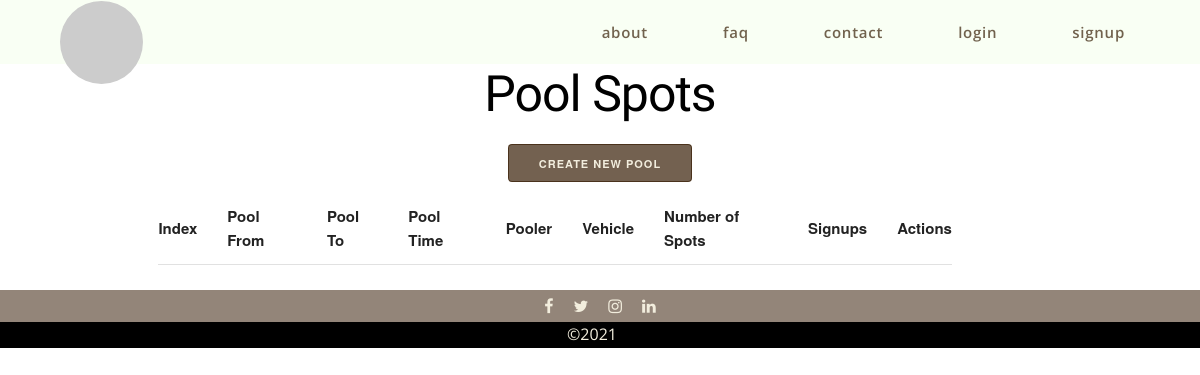
Before: /pool/ with the older database file.
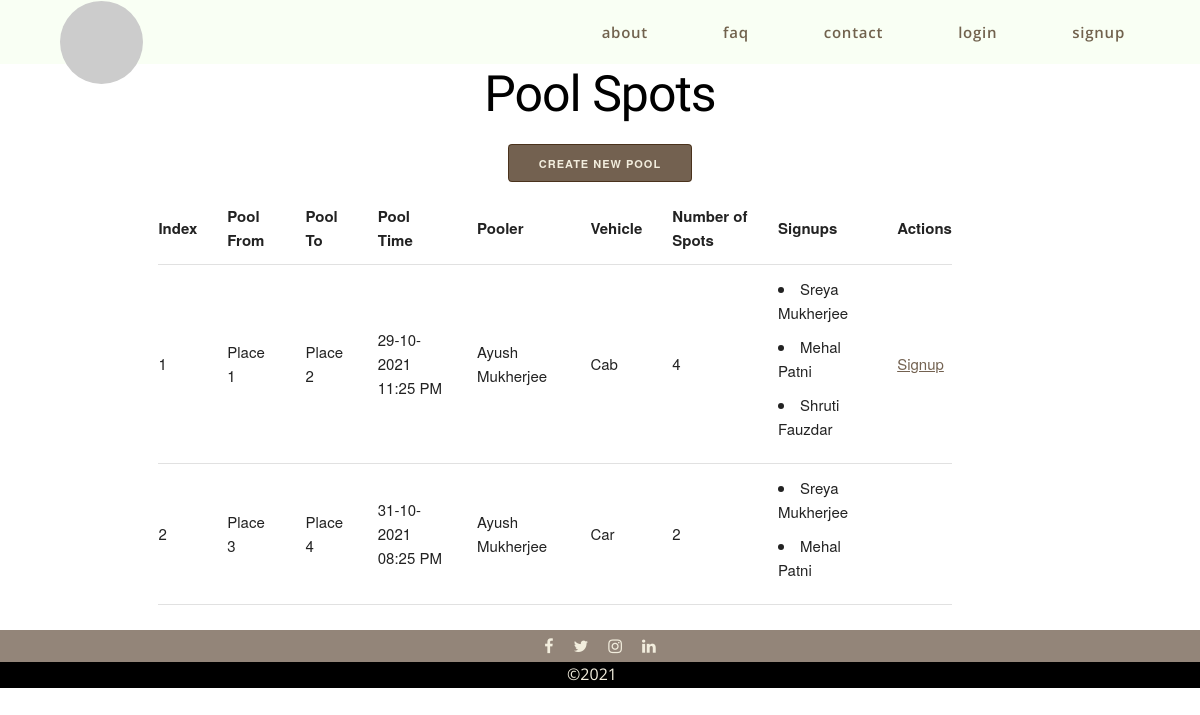
After: the same page with the newer database file.
### suslab/users/models.py (models this page shows, shortened)
class ProductBase(db.Model):
    __abstract__ = True
    id = db.Column(db.Integer, primary_key=True)
    date_created = db.Column(db.DateTime, default=db.func.current_timestamp())
    date_modified = db.Column(db.DateTime, default=db.func.current_timestamp(),
                              onupdate=db.func.current_timestamp())

class Pool(ProductBase):
    __tablename__ = 'pools'
    from_ = db.Column(db.String(32), nullable=False)
    to_ = db.Column(db.String(32), nullable=False)
    time = db.Column(db.DateTime, nullable=False)
    vehicle = db.Column(db.String(32), nullable=False)
    spots = db.Column(db.Integer, nullable=False)
    pooler_id = db.Column(db.Integer, db.ForeignKey('poolers.id'))
    pooler = db.relationship('Pooler', backref=db.backref('pools'))
    signups = db.relationship('Signup', secondary='pools_signups', backref=db.backref('pools'))

class User(db.Model, UserMixin):
    __tablename__ = 'users'
    id = db.Column(db.Integer, primary_key=True)
    email = db.Column(db.String(128), unique=True)
    password = db.Column(db.String(32))
    name = db.Column(db.String(64))
    active = db.Column(db.Boolean())
    confirmed_at = db.Column(db.DateTime())
    roles = db.relationship('Role', secondary=roles_users,
                            backref=db.backref('users', lazy='dynamic'))

class ReferenceUserMixin():
    @declared_attr
    def user_id(cls):
        return db.Column(db.Integer, db.ForeignKey('users.id'))

class Signup(ReferenceUserMixin, db.Model):
    __tablename__ = 'signups'
    id = db.Column(db.Integer, primary_key=True)

### blueprints/pool/controllers.py (the view)
@pool.route('/')
def index():
    Pool, *_ = _db_conn()
    pools = Pool.query.order_by(Pool.time).all()
    return render_template('pool/index.html', pools=pools)

### blueprints/pool/controllers.py (called while the page is built)
def _db_conn():
    from suslab.users.models import Pool, Pooler, Signup
    from suslab import db
    return Pool, Pooler, Signup, db

### suslab/__init__.py (called while the page is built)
@app.context_processor
def utility_processor():
    def user_avatar(user_name, category='croodles-neutral'):
        user_name_clean = '-'.join(user_name.split())
        return f'https://avatars.dicebear.com/api/{category}/{user_name_clean}.svg'
    return dict(user_avatar=user_avatar)

### blueprints/pool/templates/pool/index.html (shortened to what this page needs)
{% extends './base.html' %}
{% block head %}
<link rel="stylesheet" href="{{ url_for('static', filename='css/bulletin.css') }}">
{% endblock %}
{% block body %}
<h1 class="title">Pool Spots</h1>
<div id="bulletin-form-link">
    <a href="/pool/create-pool" class="button button-primary">Create New Pool</a>
</div>
<div class="container">
    <div class="row">
        <div class="ten columns">
            <table class="center">
                <tr>
                    <th>Index</th>
                    <th>Pool From</th>
                    <th>Pool To</th>
                    <th>Pool Time</th>
                    <th>Pooler</th>
                    <th>Vehicle</th>
                    <th>Number of Spots</th>
                    <th>Signups</th>
                    <th>Actions</th>
                </tr>
                {% for pool in pools %}
                    <tr>
                        <td>{{ pool.id }}</td>
                        <td>{{ pool.from_ }}</td>
                        <td>{{ pool.to_ }}</td>
                        <td>{{ pool.time.strftime('%d-%m-%Y %I:%M %p') }}</td>
                        <td>{{ pool.pooler.user.name }}</td>
                        <td>{{ pool.vehicle }}</td>
                        <td>{{ pool.spots }}</td>
                        <td>
                            {%if pool.signups %}
                                {% for signup in pool.signups %}
                                    <li>{{ signup.user.name }}</li>
                                {% endfor %}
                            {% endif %}
                        </td>
                        <td>
                            {% if pool.pooler.user == current_user %}
                                <a href="/pool/delete/{{pool.id}}">Delete</a>
                                <a href="">Edit</a>
                            {% elif current_user.signup in (pool.signups or []) %}
                                <a href="/pool/withdraw/{{pool.id}}">Withdraw</a>
                            {% elif (pool.signups or [])|length < pool.spots %}
                                <a href="/pool/signup/{{pool.id}}">Signup</a>
                            {% endif %}
                        </td>
                    </tr>
                {% endfor %}
            </table>
        </div>
    </div>
</div>
{% endblock %}

### suslab/templates/base.html (shortened to what this page needs)
<!doctype html>
<html class="no-js" lang="">
<head>
  <link rel="stylesheet" href="https://cdnjs.cloudflare.com/ajax/libs/font-awesome/4.7.0/css/font-awesome.min.css">
  <link rel="stylesheet" href="{{ url_for('static', filename='css/normalize.css') }}">
  <link rel="stylesheet" href="{{ url_for('static', filename='css/skeleton.css') }}">
  <link rel="stylesheet" href="{{ url_for('static', filename='css/base.css') }}">
  {% block head %}{% endblock %}
</head>
<body>
  <nav class="navbar">
    <div class="home" id="home">
      <a href="/" class="logo">
        <img class="logo" id="logo" src="https://picsum.photos/200">
      </a>
    </div>
    <div class="nav-group flex-horizontal">
      <ul class="nav-group-list flex-group-list">
        <li class="nav-item flex-text-item"><a class="nav-item-link">about</a></li>
        <li class="nav-item flex-text-item"><a class="nav-item-link">faq</a></li>
        <li class="nav-item flex-text-item"><a class="nav-item-link" href="/contact">contact</a></li>
        {% if current_user.is_authenticated %}
        <li class="nav-item flex-text-item"><a href="{{ url_for('security.logout', next=url_for(request.endpoint)) }}"class="nav-item-link">logout</a></li>
      </ul>
    </div>
        {% else %}
          <li class="nav-item flex-text-item"><a href="{{ url_for('security.login', next=url_for(request.endpoint)) }}" class="nav-item-link">login</a></li>
          <li class="nav-item flex-text-item"><a href="{{ url_for('security.register', next=url_for(request.endpoint)) }}" class="nav-item-link">signup</a></li>
          {% endif %}
      </ul>
    </div>
  </nav>
  <div class="spacer"></div>
  {% block body %}{% endblock %}
  <section class="social-media flex-horizontal">
      <div class="social-media-icon facebook">
        <a href="https://www.facebook.com/suscom.apu" target="_blank" rel="noopener noreferrer" class="fa fa-facebook"></a>
      </div>
      <div class="social-media-icon twitter">
        <a href="https://twitter.com/ApuSuscom" target="_blank" rel="noopener noreferrer" class="fa fa-twitter"></a>
      </div>
      <div class="social-media-icon instagram">
        <a href="https://www.instagram.com/suscom_apu" target="_blank" rel="noopener noreferrer" class="fa fa-instagram"></a>
      </div>
      <div class="social-media-icon linkedin">
        <a href="https://www.linkedin.com/in/suscom-apu-511904211" target="_blank" rel="noopener noreferrer" class="fa fa-linkedin"></a>
      </div>
  </section>
  <footer>
    <ul class="flex-horizontal flex-group-list">
      <li class="footer-item flex-text-item">&#169;2021</li>
    </ul>
  </footer>
</body>
</html>

### suslab/static/css/skeleton.css (style rules this page uses)
:root { --colour-primary: rgba(236, 255, 220, 0.33); --colour-accent: rgba(120, 103, 88, 0.8); --colour-dark: rgba(56, 31, 7, 0.7); --colour-primary-opaque: rgba(236, 255, 220, 1); --colour-accent-opaque: rgba(120, 103, 88, 1); --colour-dark-opaque: rgba(56, 31, 7, 1); --colour-white: rgb(242, 237, 221); --colour-black: black; --colour-transparent: rgba(255, 255, 255, 0.16); --colour-warn: red; --ff-accent: 'Open Sans', sans-serif; --ff-sans: 'Source Sans Pro', sans-serif; --nav-height: 8vh; --section-height-primary: 100vh; --section-height-reduced: 55vh; --section-height-strip: 4vh; --gap: 2rem; }
.container { position: relative; width: 100%; max-width: 960px; margin: 0 auto; padding: 0 20px; box-sizing: border-box; }
.column, .columns { width: 100%; float: left; box-sizing: border-box; }
@media (min-width: 400px) { .container { width: 85%; padding: 0; } }
@media (min-width: 700px) { .container { width: 80%; } }
@media (min-width: 700px) { .column, .columns { margin-left: 4%; } }
@media (min-width: 700px) { .ten.columns { width: 82.6666666667%; } }
html { font-size: 62.5%; }
body { font-size: 1.5em; line-height: 1.6; font-weight: 400; font-family: "Raleway", "HelveticaNeue", "Helvetica Neue", Helvetica, Arial, sans-serif; color: #222; }
h1, h2, h3, h4, h5, h6 { margin-top: 0; margin-bottom: 2rem; font-weight: 300; }
h1 { font-size: 4.0rem; line-height: 1.2; letter-spacing: -.1rem; }
@media (min-width: 550px) { h1 { font-size: 5.0rem; } }
a { color: var(--colour-dark); }
a:not(.button, .button-primary):is(:hover, :focus) { color: var(--colour-dark-opaque); }
.button, button, input[type="submit"], input[type="reset"], input[type="button"] { display: inline-block; height: 38px; padding: 0 30px; color: var(--colour-dark-opaque); text-align: center; font-size: 11px; font-weight: 600; line-height: 38px; letter-spacing: .1rem; text-transform: uppercase; text-decoration: none; white-space: nowrap; background-color: transparent; border-radius: 4px; border: 1px solid var(--colour-dark); cursor: pointer; box-sizing: border-box; }
.button.button-primary, button.button-primary, input[type="submit"].button-primary, input[type="reset"].button-primary, input[type="button"].button-primary { color: var(--colour-white); background-color: var(--colour-dark); border-color: var(--colour-dark); }
ul { list-style: circle inside; }
ol, ul { padding-left: 0; margin-top: 0; }
li { margin-bottom: 1rem; }
th, td { padding: 12px 15px; text-align: left; border-bottom: 1px solid #E1E1E1; }
th:first-child, td:first-child { padding-left: 0; }
th:last-child, td:last-child { padding-right: 0; }
button, .button { margin-bottom: 1rem; }
pre, blockquote, dl, figure, table, p, ul, ol, form { margin-bottom: 2.5rem; }
.container:after, .row:after, .u-cf { content: ""; display: table; clear: both; }

### suslab/static/css/bulletin.css (style rules this page uses)
.title { text-align: center; }
#bulletin-form-link { text-align: center; }

Changed rows visible on the page:
added Pool: id "1", from_ "Place 1", to_ "Place 2", time "29-10-2021 11:25 PM", pooler.user.name "Ayush Mukherjee", vehicle "Cab", spots "4"
added Signup: user.name "Sreya Mukherjee"
added Signup: user.name "Mehal Patni"
added Signup: user.name "Shruti Fauzdar", shown under "1"
added Pool: id "2", from_ "Place 3", to_ "Place 4", time "31-10-2021 08:25 PM", pooler.user.name "Ayush Mukherjee", vehicle "Car", spots "2"
